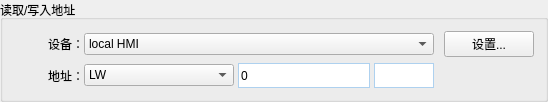
           <widget class="QGroupBox" name="NumberItemReadAddr">
            <property name="geometry">
             <rect>
              <x>10</x>
              <y>120</y>
              <width>541</width>
              <height>90</height>
             </rect>
            </property>
            <property name="title">
             <string>读取/写入地址</string>
            </property>
            <layout class="QVBoxLayout" name="verticalLayout_35">
             <item>
              <layout class="QHBoxLayout" name="horizontalLayout_73">
               <property name="spacing">
                <number>0</number>
               </property>
               <item>
                <widget class="QLabel" name="label_71">
                 <property name="minimumSize">
                  <size>
                   <width>70</width>
                   <height>0</height>
                  </size>
                 </property>
                 <property name="text">
                  <string>设备：</string>
                 </property>
                 <property name="alignment">
                  <set>Qt::AlignRight|Qt::AlignTrailing|Qt::AlignVCenter</set>
                 </property>
                </widget>
               </item>
               <item>
                <widget class="QComboBox" name="MultStatusReadDev_7">
                 <property name="minimumSize">
                  <size>
                   <width>350</width>
                   <height>0</height>
                  </size>
                 </property>
                 <property name="maximumSize">
                  <size>
                   <width>350</width>
                   <height>16777215</height>
                  </size>
                 </property>
                 <item>
                  <property name="text">
                   <string>local HMI</string>
                  </property>
                 </item>
                </widget>
               </item>
               <item>
                <spacer name="horizontalSpacer_127">
                 <property name="orientation">
                  <enum>Qt::Horizontal</enum>
                 </property>
                 <property name="sizeType">
                  <enum>QSizePolicy::Fixed</enum>
                 </property>
                 <property name="sizeHint" stdset="0">
                  <size>
                   <width>10</width>
                   <height>20</height>
                  </size>
                 </property>
                </spacer>
               </item>
               <item>
                <widget class="QPushButton" name="MultStatusReadSetButton_7">
                 <property name="minimumSize">
                  <size>
                   <width>90</width>
                   <height>0</height>
                  </size>
                 </property>
                 <property name="maximumSize">
                  <size>
                   <width>90</width>
                   <height>16777215</height>
                  </size>
                 </property>
                 <property name="styleSheet">
                  <string notr="true"/>
                 </property>
                 <property name="text">
                  <string>设置...</string>
                 </property>
                </widget>
               </item>
              </layout>
             </item>
             <item>
              <layout class="QHBoxLayout" name="horizontalLayout_74">
               <property name="spacing">
                <number>0</number>
               </property>
               <item>
                <widget class="QLabel" name="label_72">
                 <property name="minimumSize">
                  <size>
                   <width>70</width>
                   <height>0</height>
                  </size>
                 </property>
                 <property name="text">
                  <string>地址：</string>
                 </property>
                 <property name="alignment">
                  <set>Qt::AlignRight|Qt::AlignTrailing|Qt::AlignVCenter</set>
                 </property>
                </widget>
               </item>
               <item>
                <widget class="QComboBox" name="MultStatusReadAddr_7">
                 <property name="minimumSize">
                  <size>
                   <width>150</width>
                   <height>0</height>
                  </size>
                 </property>
                 <item>
                  <property name="text">
                   <string>LW</string>
                  </property>
                 </item>
                </widget>
               </item>
               <item>
                <spacer name="horizontalSpacer_128">
                 <property name="orientation">
                  <enum>Qt::Horizontal</enum>
                 </property>
                 <property name="sizeType">
                  <enum>QSizePolicy::Fixed</enum>
                 </property>
                 <property name="sizeHint" stdset="0">
                  <size>
                   <width>4</width>
                   <height>20</height>
                  </size>
                 </property>
                </spacer>
               </item>
               <item>
                <widget class="QLineEdit" name="lineEdit_64">
                 <property name="minimumSize">
                  <size>
                   <width>0</width>
                   <height>25</height>
                  </size>
                 </property>
                 <property name="maximumSize">
                  <size>
                   <width>16777215</width>
                   <height>25</height>
                  </size>
                 </property>
                 <property name="styleSheet">
                  <string notr="true">
border:1px solid rgba(174,209,239,1);</string>
                 </property>
                 <property name="text">
                  <string>0</string>
                 </property>
                </widget>
               </item>
               <item>
                <spacer name="horizontalSpacer_129">
                 <property name="orientation">
                  <enum>Qt::Horizontal</enum>
                 </property>
                 <property name="sizeType">
                  <enum>QSizePolicy::Fixed</enum>
                 </property>
                 <property name="sizeHint" stdset="0">
                  <size>
                   <width>4</width>
                   <height>20</height>
                  </size>
                 </property>
                </spacer>
               </item>
               <item>
                <widget class="QLineEdit" name="lineEdit_65">
                 <property name="minimumSize">
                  <size>
                   <width>60</width>
                   <height>25</height>
                  </size>
                 </property>
                 <property name="maximumSize">
                  <size>
                   <width>60</width>
                   <height>25</height>
                  </size>
                 </property>
                 <property name="styleSheet">
                  <string notr="true">
border:1px solid rgba(174,209,239,1);</string>
                 </property>
                </widget>
               </item>
               <item>
                <spacer name="horizontalSpacer_130">
                 <property name="orientation">
                  <enum>Qt::Horizontal</enum>
                 </property>
                 <property name="sizeType">
                  <enum>QSizePolicy::Fixed</enum>
                 </property>
                 <property name="sizeHint" stdset="0">
                  <size>
                   <width>100</width>
                   <height>20</height>
                  </size>
                 </property>
                </spacer>
               </item>
              </layout>
             </item>
            </layout>
           </widget>
